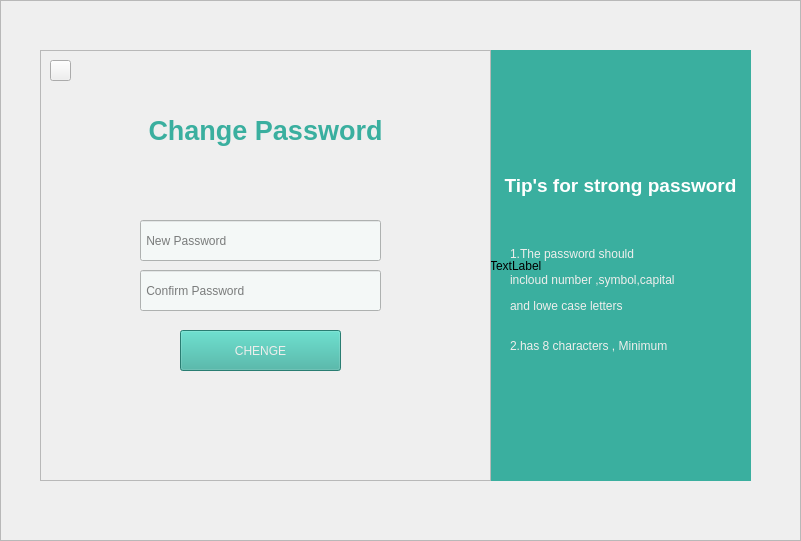
   <widget class="QFrame" name="Recover_FRM_3">
    <property name="geometry">
     <rect>
      <x>0</x>
      <y>570</y>
      <width>801</width>
      <height>541</height>
     </rect>
    </property>
    <property name="frameShape">
     <enum>QFrame::StyledPanel</enum>
    </property>
    <property name="frameShadow">
     <enum>QFrame::Raised</enum>
    </property>
    <widget class="QLabel" name="label_6">
     <property name="geometry">
      <rect>
       <x>0</x>
       <y>0</y>
       <width>801</width>
       <height>541</height>
      </rect>
     </property>
     <property name="text">
      <string/>
     </property>
     <property name="pixmap">
      <pixmap>images/b-1.jpg</pixmap>
     </property>
    </widget>
    <widget class="QFrame" name="frame_3">
     <property name="geometry">
      <rect>
       <x>40</x>
       <y>50</y>
       <width>711</width>
       <height>431</height>
      </rect>
     </property>
     <property name="frameShape">
      <enum>QFrame::StyledPanel</enum>
     </property>
     <property name="frameShadow">
      <enum>QFrame::Raised</enum>
     </property>
     <widget class="QFrame" name="Varify_FRM_2">
      <property name="geometry">
       <rect>
        <x>450</x>
        <y>0</y>
        <width>261</width>
        <height>431</height>
       </rect>
      </property>
      <property name="styleSheet">
       <string notr="true">background-color: rgb(58, 175, 159);</string>
      </property>
      <property name="frameShape">
       <enum>QFrame::StyledPanel</enum>
      </property>
      <property name="frameShadow">
       <enum>QFrame::Raised</enum>
      </property>
      <widget class="QLabel" name="label_16">
       <property name="geometry">
        <rect>
         <x>0</x>
         <y>110</y>
         <width>261</width>
         <height>51</height>
        </rect>
       </property>
       <property name="styleSheet">
        <string notr="true">background-color: transparent;</string>
       </property>
       <property name="text">
        <string>&lt;!DOCTYPE HTML PUBLIC &quot;-//W3C//DTD HTML 4.0//EN&quot; &quot;http://www.w3.org/TR/REC-html40/strict.dtd&quot;&gt;
&lt;html&gt;&lt;head&gt;&lt;meta name=&quot;qrichtext&quot; content=&quot;1&quot; /&gt;&lt;style type=&quot;text/css&quot;&gt;
p, li { white-space: pre-wrap; }
&lt;/style&gt;&lt;/head&gt;&lt;body style=&quot; font-family:'Umpush Light'; font-size:10pt; font-weight:400; font-style:normal;&quot;&gt;
&lt;p align=&quot;center&quot; style=&quot; margin-top:12px; margin-bottom:12px; margin-left:0px; margin-right:0px; -qt-block-indent:0; text-indent:0px;&quot;&gt;&lt;span style=&quot; font-family:'Ubuntu'; font-size:14pt; font-weight:600; color:#ffffff;&quot;&gt;Tip's for strong password&lt;/span&gt;&lt;/p&gt;&lt;/body&gt;&lt;/html&gt;</string>
       </property>
       <property name="alignment">
        <set>Qt::AlignCenter</set>
       </property>
      </widget>
      <widget class="QLabel" name="label_20">
       <property name="geometry">
        <rect>
         <x>20</x>
         <y>180</y>
         <width>231</width>
         <height>181</height>
        </rect>
       </property>
       <property name="styleSheet">
        <string notr="true">background-color: transparent;</string>
       </property>
       <property name="text">
        <string>&lt;html&gt;&lt;head/&gt;&lt;body&gt;&lt;p&gt;&lt;span style=&quot; color:#eeeeec;&quot;&gt;1.The password should&lt;/span&gt;&lt;/p&gt;&lt;p&gt;&lt;span style=&quot; color:#eeeeec;&quot;&gt;incloud number ,symbol,capital&lt;/span&gt;&lt;/p&gt;&lt;p&gt;&lt;span style=&quot; color:#eeeeec;&quot;&gt;and lowe case letters&lt;/span&gt;&lt;span style=&quot; color:#eeeeec;&quot;&gt;&lt;br/&gt;&lt;/span&gt;&lt;/p&gt;&lt;p&gt;&lt;span style=&quot; color:#eeeeec;&quot;&gt;2.has 8 characters , Minimum&lt;/span&gt;&lt;/p&gt;&lt;p align=&quot;center&quot;&gt;&lt;span style=&quot; color:#eeeeec;&quot;&gt;&lt;br/&gt;&lt;/span&gt;&lt;/p&gt;&lt;/body&gt;&lt;/html&gt;</string>
       </property>
       <property name="alignment">
        <set>Qt::AlignLeading|Qt::AlignLeft|Qt::AlignVCenter</set>
       </property>
      </widget>
      <widget class="QLabel" name="label_22">
       <property name="geometry">
        <rect>
         <x>0</x>
         <y>0</y>
         <width>261</width>
         <height>431</height>
        </rect>
       </property>
       <property name="text">
        <string>TextLabel</string>
       </property>
       <property name="scaledContents">
        <bool>true</bool>
       </property>
      </widget>
      <zorder>label_22</zorder>
      <zorder>label_20</zorder>
      <zorder>label_16</zorder>
     </widget>
     <widget class="QFrame" name="frame_15">
      <property name="geometry">
       <rect>
        <x>0</x>
        <y>0</y>
        <width>451</width>
        <height>431</height>
       </rect>
      </property>
      <property name="frameShape">
       <enum>QFrame::StyledPanel</enum>
      </property>
      <property name="frameShadow">
       <enum>QFrame::Raised</enum>
      </property>
      <widget class="QLineEdit" name="Username_LE_5">
       <property name="geometry">
        <rect>
         <x>100</x>
         <y>170</y>
         <width>241</width>
         <height>41</height>
        </rect>
       </property>
       <property name="cursor">
        <cursorShape>IBeamCursor</cursorShape>
       </property>
       <property name="contextMenuPolicy">
        <enum>Qt::DefaultContextMenu</enum>
       </property>
       <property name="styleSheet">
        <string notr="true">background-color: rgb(244, 248, 247);</string>
       </property>
       <property name="echoMode">
        <enum>QLineEdit::Password</enum>
       </property>
       <property name="cursorPosition">
        <number>0</number>
       </property>
       <property name="placeholderText">
        <string> New Password</string>
       </property>
       <property name="clearButtonEnabled">
        <bool>true</bool>
       </property>
      </widget>
      <widget class="QPushButton" name="Signin_BTN_5">
       <property name="geometry">
        <rect>
         <x>140</x>
         <y>280</y>
         <width>161</width>
         <height>41</height>
        </rect>
       </property>
       <property name="cursor">
        <cursorShape>PointingHandCursor</cursorShape>
       </property>
       <property name="styleSheet">
        <string notr="true">color: rgb(238, 238, 236);
background-color: rgb(57, 175, 159);
</string>
       </property>
       <property name="text">
        <string>CHENGE</string>
       </property>
      </widget>
      <widget class="QLabel" name="label_19">
       <property name="geometry">
        <rect>
         <x>0</x>
         <y>60</y>
         <width>451</width>
         <height>41</height>
        </rect>
       </property>
       <property name="text">
        <string>&lt;html&gt;&lt;head/&gt;&lt;body&gt;&lt;p&gt;&lt;span style=&quot; font-size:20pt; font-weight:600; color:#3aaf9f;&quot;&gt;Change Password&lt;/span&gt;&lt;/p&gt;&lt;/body&gt;&lt;/html&gt;</string>
       </property>
       <property name="alignment">
        <set>Qt::AlignCenter</set>
       </property>
      </widget>
      <widget class="QLineEdit" name="Username_LE_6">
       <property name="geometry">
        <rect>
         <x>100</x>
         <y>220</y>
         <width>241</width>
         <height>41</height>
        </rect>
       </property>
       <property name="cursor">
        <cursorShape>IBeamCursor</cursorShape>
       </property>
       <property name="styleSheet">
        <string notr="true">background-color: rgb(244, 248, 247);</string>
       </property>
       <property name="text">
        <string/>
       </property>
       <property name="echoMode">
        <enum>QLineEdit::Password</enum>
       </property>
       <property name="cursorPosition">
        <number>0</number>
       </property>
       <property name="placeholderText">
        <string> Confirm Password</string>
       </property>
       <property name="clearButtonEnabled">
        <bool>true</bool>
       </property>
      </widget>
      <widget class="QPushButton" name="pushButton_5">
       <property name="geometry">
        <rect>
         <x>10</x>
         <y>10</y>
         <width>21</width>
         <height>21</height>
        </rect>
       </property>
       <property name="cursor">
        <cursorShape>PointingHandCursor</cursorShape>
       </property>
       <property name="text">
        <string/>
       </property>
       <property name="icon">
        <iconset>
         <normaloff>images/back.png</normaloff>images/back.png</iconset>
       </property>
      </widget>
      <zorder>Signin_BTN_5</zorder>
      <zorder>Username_LE_5</zorder>
      <zorder>Username_LE_6</zorder>
      <zorder>label_19</zorder>
      <zorder>pushButton_5</zorder>
     </widget>
    </widget>
   </widget>
